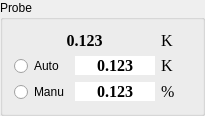
           <widget class="QGroupBox" name="groupBox">
            <property name="minimumSize">
             <size>
              <width>0</width>
              <height>0</height>
             </size>
            </property>
            <property name="title">
             <string>Probe</string>
            </property>
            <layout class="QVBoxLayout" name="verticalLayout_3">
             <item>
              <layout class="QHBoxLayout" name="horizontalLayout_18">
               <item>
                <widget class="QLabel" name="lb_probe_temp">
                 <property name="sizePolicy">
                  <sizepolicy hsizetype="Preferred" vsizetype="Fixed">
                   <horstretch>0</horstretch>
                   <verstretch>0</verstretch>
                  </sizepolicy>
                 </property>
                 <property name="minimumSize">
                  <size>
                   <width>80</width>
                   <height>0</height>
                  </size>
                 </property>
                 <property name="maximumSize">
                  <size>
                   <width>1000</width>
                   <height>16777215</height>
                  </size>
                 </property>
                 <property name="font">
                  <font>
                   <family>Times New Roman</family>
                   <pointsize>12</pointsize>
                   <bold>true</bold>
                  </font>
                 </property>
                 <property name="styleSheet">
                  <string notr="true"/>
                 </property>
                 <property name="text">
                  <string>0.123</string>
                 </property>
                 <property name="alignment">
                  <set>Qt::AlignCenter</set>
                 </property>
                </widget>
               </item>
               <item>
                <widget class="QLabel" name="label1_32">
                 <property name="sizePolicy">
                  <sizepolicy hsizetype="Fixed" vsizetype="Fixed">
                   <horstretch>0</horstretch>
                   <verstretch>0</verstretch>
                  </sizepolicy>
                 </property>
                 <property name="minimumSize">
                  <size>
                   <width>30</width>
                   <height>0</height>
                  </size>
                 </property>
                 <property name="maximumSize">
                  <size>
                   <width>30</width>
                   <height>16777215</height>
                  </size>
                 </property>
                 <property name="font">
                  <font>
                   <family>Times New Roman</family>
                   <pointsize>12</pointsize>
                  </font>
                 </property>
                 <property name="text">
                  <string>K</string>
                 </property>
                </widget>
               </item>
              </layout>
             </item>
             <item>
              <layout class="QHBoxLayout" name="horizontalLayout_11">
               <item>
                <widget class="QRadioButton" name="rb_itc_heater_on">
                 <property name="minimumSize">
                  <size>
                   <width>55</width>
                   <height>0</height>
                  </size>
                 </property>
                 <property name="maximumSize">
                  <size>
                   <width>55</width>
                   <height>16777215</height>
                  </size>
                 </property>
                 <property name="text">
                  <string>Auto</string>
                 </property>
                </widget>
               </item>
               <item>
                <widget class="QLabel" name="lb_probe_temp_goal">
                 <property name="sizePolicy">
                  <sizepolicy hsizetype="Expanding" vsizetype="Fixed">
                   <horstretch>0</horstretch>
                   <verstretch>0</verstretch>
                  </sizepolicy>
                 </property>
                 <property name="minimumSize">
                  <size>
                   <width>80</width>
                   <height>0</height>
                  </size>
                 </property>
                 <property name="maximumSize">
                  <size>
                   <width>10000</width>
                   <height>16777215</height>
                  </size>
                 </property>
                 <property name="font">
                  <font>
                   <family>Times New Roman</family>
                   <pointsize>12</pointsize>
                   <bold>true</bold>
                  </font>
                 </property>
                 <property name="styleSheet">
                  <string notr="true">background-color: rgb(255, 255, 255);</string>
                 </property>
                 <property name="text">
                  <string>0.123</string>
                 </property>
                 <property name="alignment">
                  <set>Qt::AlignCenter</set>
                 </property>
                </widget>
               </item>
               <item>
                <widget class="QLabel" name="label1_25">
                 <property name="sizePolicy">
                  <sizepolicy hsizetype="Fixed" vsizetype="Fixed">
                   <horstretch>0</horstretch>
                   <verstretch>0</verstretch>
                  </sizepolicy>
                 </property>
                 <property name="minimumSize">
                  <size>
                   <width>30</width>
                   <height>0</height>
                  </size>
                 </property>
                 <property name="maximumSize">
                  <size>
                   <width>30</width>
                   <height>16777215</height>
                  </size>
                 </property>
                 <property name="font">
                  <font>
                   <family>Times New Roman</family>
                   <pointsize>12</pointsize>
                  </font>
                 </property>
                 <property name="text">
                  <string>K</string>
                 </property>
                </widget>
               </item>
              </layout>
             </item>
             <item>
              <layout class="QHBoxLayout" name="horizontalLayout_8">
               <item>
                <widget class="QRadioButton" name="rb_itc_heater_off">
                 <property name="sizePolicy">
                  <sizepolicy hsizetype="Minimum" vsizetype="Preferred">
                   <horstretch>0</horstretch>
                   <verstretch>0</verstretch>
                  </sizepolicy>
                 </property>
                 <property name="minimumSize">
                  <size>
                   <width>55</width>
                   <height>0</height>
                  </size>
                 </property>
                 <property name="maximumSize">
                  <size>
                   <width>55</width>
                   <height>16777215</height>
                  </size>
                 </property>
                 <property name="text">
                  <string>Manu</string>
                 </property>
                </widget>
               </item>
               <item>
                <widget class="QLabel" name="lb_probe_heater">
                 <property name="sizePolicy">
                  <sizepolicy hsizetype="Expanding" vsizetype="Fixed">
                   <horstretch>0</horstretch>
                   <verstretch>0</verstretch>
                  </sizepolicy>
                 </property>
                 <property name="minimumSize">
                  <size>
                   <width>80</width>
                   <height>0</height>
                  </size>
                 </property>
                 <property name="maximumSize">
                  <size>
                   <width>10000</width>
                   <height>16777215</height>
                  </size>
                 </property>
                 <property name="font">
                  <font>
                   <family>Times New Roman</family>
                   <pointsize>12</pointsize>
                   <bold>true</bold>
                  </font>
                 </property>
                 <property name="styleSheet">
                  <string notr="true">background-color: rgb(255, 255, 255);</string>
                 </property>
                 <property name="text">
                  <string>0.123</string>
                 </property>
                 <property name="alignment">
                  <set>Qt::AlignCenter</set>
                 </property>
                </widget>
               </item>
               <item>
                <widget class="QLabel" name="label1_24">
                 <property name="sizePolicy">
                  <sizepolicy hsizetype="Fixed" vsizetype="Fixed">
                   <horstretch>0</horstretch>
                   <verstretch>0</verstretch>
                  </sizepolicy>
                 </property>
                 <property name="minimumSize">
                  <size>
                   <width>30</width>
                   <height>0</height>
                  </size>
                 </property>
                 <property name="maximumSize">
                  <size>
                   <width>30</width>
                   <height>16777215</height>
                  </size>
                 </property>
                 <property name="font">
                  <font>
                   <family>Times New Roman</family>
                   <pointsize>12</pointsize>
                  </font>
                 </property>
                 <property name="text">
                  <string>%</string>
                 </property>
                </widget>
               </item>
              </layout>
             </item>
            </layout>
           </widget>
